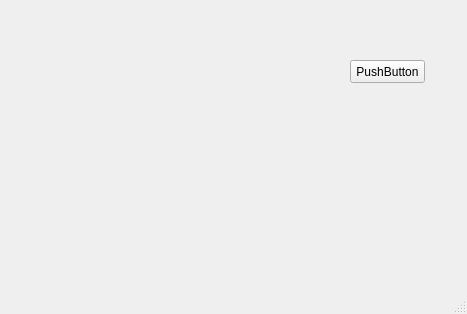
<?xml version="1.0" encoding="UTF-8"?>
<ui version="4.0">
 <class>MainWindow</class>
 <widget class="QMainWindow" name="MainWindow">
  <property name="geometry">
   <rect>
    <x>0</x>
    <y>0</y>
    <width>467</width>
    <height>314</height>
   </rect>
  </property>
  <property name="windowTitle">
   <string>MainWindow</string>
  </property>
  <widget class="QWidget" name="centralwidget">
   <widget class="QPushButton" name="pb">
    <property name="geometry">
     <rect>
      <x>350</x>
      <y>60</y>
      <width>75</width>
      <height>23</height>
     </rect>
    </property>
    <property name="text">
     <string>PushButton</string>
    </property>
   </widget>
  </widget>
  <widget class="QMenuBar" name="menubar">
   <property name="geometry">
    <rect>
     <x>0</x>
     <y>0</y>
     <width>467</width>
     <height>21</height>
    </rect>
   </property>
  </widget>
  <widget class="QStatusBar" name="statusbar"/>
 </widget>
 <resources/>
 <connections/>
</ui>
